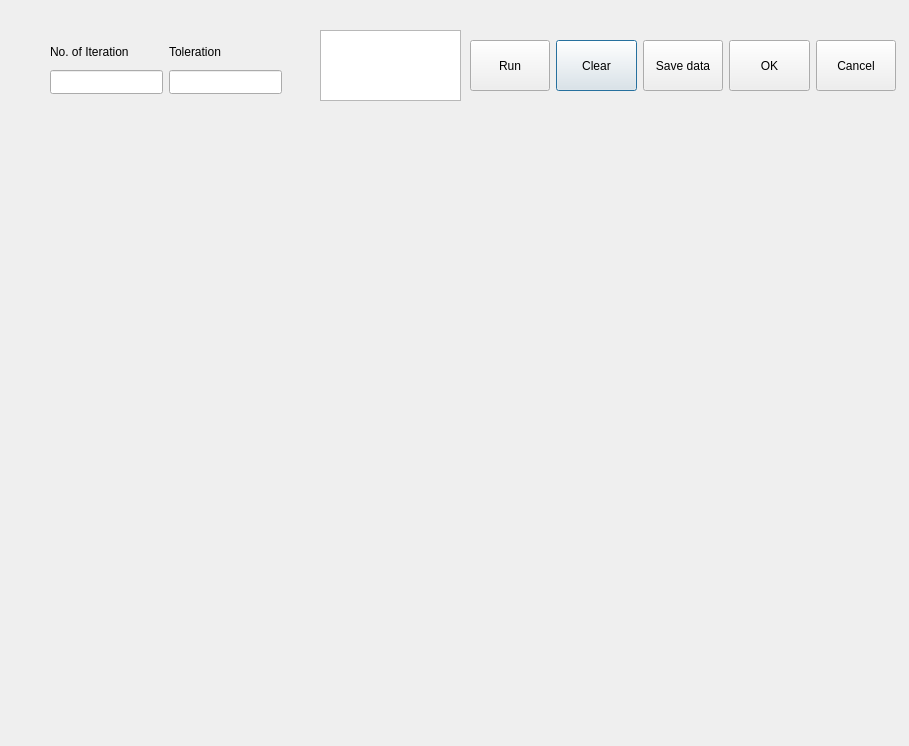
<?xml version="1.0" encoding="UTF-8"?>
<ui version="4.0">
 <class>Dialog</class>
 <widget class="QDialog" name="Dialog">
  <property name="geometry">
   <rect>
    <x>0</x>
    <y>0</y>
    <width>909</width>
    <height>746</height>
   </rect>
  </property>
  <property name="windowTitle">
   <string>Dialog</string>
  </property>
  <widget class="QWidget" name="layoutWidget">
   <property name="geometry">
    <rect>
     <x>50</x>
     <y>40</y>
     <width>232</width>
     <height>54</height>
    </rect>
   </property>
   <layout class="QGridLayout" name="gridLayout">
    <item row="0" column="0">
     <layout class="QVBoxLayout" name="verticalLayout_2">
      <item>
       <widget class="QLabel" name="label">
        <property name="text">
         <string>No. of Iteration</string>
        </property>
       </widget>
      </item>
      <item>
       <layout class="QVBoxLayout" name="verticalLayout">
        <item>
         <widget class="QLineEdit" name="niter">
          <property name="sizePolicy">
           <sizepolicy hsizetype="Expanding" vsizetype="Preferred">
            <horstretch>0</horstretch>
            <verstretch>0</verstretch>
           </sizepolicy>
          </property>
         </widget>
        </item>
       </layout>
      </item>
     </layout>
    </item>
    <item row="0" column="1">
     <layout class="QVBoxLayout" name="verticalLayout_3">
      <item>
       <widget class="QLabel" name="label_2">
        <property name="text">
         <string>Toleration</string>
        </property>
       </widget>
      </item>
      <item>
       <layout class="QVBoxLayout" name="verticalLayout_4">
        <item>
         <widget class="QLineEdit" name="Tol">
          <property name="sizePolicy">
           <sizepolicy hsizetype="Expanding" vsizetype="Preferred">
            <horstretch>0</horstretch>
            <verstretch>0</verstretch>
           </sizepolicy>
          </property>
         </widget>
        </item>
       </layout>
      </item>
     </layout>
    </item>
   </layout>
  </widget>
  <widget class="QTextBrowser" name="textBrowser">
   <property name="geometry">
    <rect>
     <x>320</x>
     <y>30</y>
     <width>141</width>
     <height>71</height>
    </rect>
   </property>
  </widget>
  <widget class="QWidget" name="layoutWidget">
   <property name="geometry">
    <rect>
     <x>40</x>
     <y>120</y>
     <width>831</width>
     <height>601</height>
    </rect>
   </property>
   <layout class="QGridLayout" name="gridLayout_3">
    <item row="0" column="0">
     <widget class="PlotWidget" name="GraphWidget1" native="true"/>
    </item>
    <item row="1" column="0">
     <widget class="PlotWidget" name="GraphWidget2" native="true"/>
    </item>
   </layout>
  </widget>
  <widget class="QWidget" name="layoutWidget">
   <property name="geometry">
    <rect>
     <x>470</x>
     <y>40</y>
     <width>426</width>
     <height>51</height>
    </rect>
   </property>
   <layout class="QGridLayout" name="gridLayout_2">
    <item row="0" column="1">
     <widget class="QPushButton" name="ClearButton">
      <property name="sizePolicy">
       <sizepolicy hsizetype="Minimum" vsizetype="Preferred">
        <horstretch>0</horstretch>
        <verstretch>0</verstretch>
       </sizepolicy>
      </property>
      <property name="text">
       <string>Clear</string>
      </property>
     </widget>
    </item>
    <item row="0" column="2">
     <widget class="QPushButton" name="SaveButton">
      <property name="sizePolicy">
       <sizepolicy hsizetype="Minimum" vsizetype="Preferred">
        <horstretch>0</horstretch>
        <verstretch>0</verstretch>
       </sizepolicy>
      </property>
      <property name="text">
       <string>Save data</string>
      </property>
     </widget>
    </item>
    <item row="0" column="0">
     <widget class="QPushButton" name="RunButton">
      <property name="sizePolicy">
       <sizepolicy hsizetype="Minimum" vsizetype="Preferred">
        <horstretch>0</horstretch>
        <verstretch>0</verstretch>
       </sizepolicy>
      </property>
      <property name="text">
       <string>Run</string>
      </property>
     </widget>
    </item>
    <item row="0" column="3">
     <widget class="QPushButton" name="OKButton">
      <property name="sizePolicy">
       <sizepolicy hsizetype="Minimum" vsizetype="Preferred">
        <horstretch>0</horstretch>
        <verstretch>0</verstretch>
       </sizepolicy>
      </property>
      <property name="text">
       <string>OK</string>
      </property>
     </widget>
    </item>
    <item row="0" column="4">
     <widget class="QPushButton" name="CancelhButton">
      <property name="sizePolicy">
       <sizepolicy hsizetype="Minimum" vsizetype="Preferred">
        <horstretch>0</horstretch>
        <verstretch>0</verstretch>
       </sizepolicy>
      </property>
      <property name="text">
       <string>Cancel</string>
      </property>
     </widget>
    </item>
   </layout>
  </widget>
 </widget>
 <customwidgets>
  <customwidget>
   <class>PlotWidget</class>
   <extends>QWidget</extends>
   <header>pyqtgraph</header>
   <container>1</container>
  </customwidget>
 </customwidgets>
 <resources/>
 <connections/>
</ui>
